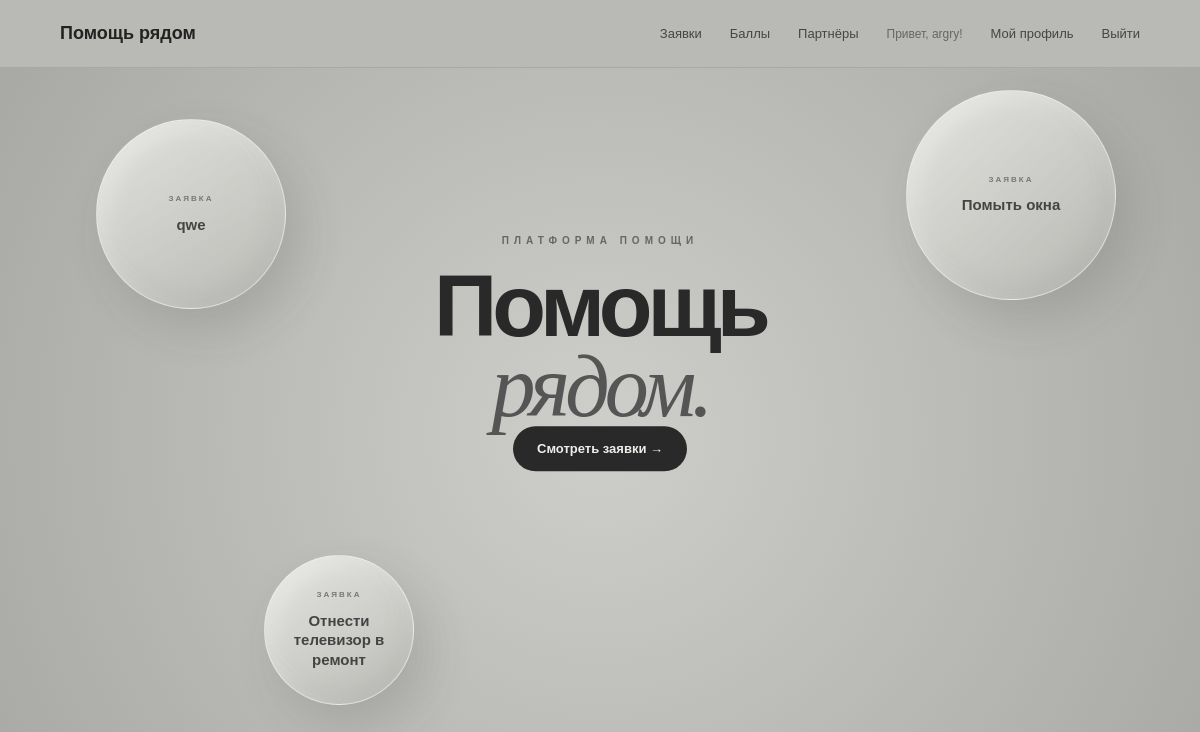
The page / (signed in) on the database its author committed.
### users/models.py (models this page shows)
class User(AbstractUser):
    class Role(models.TextChoices):
        PENSIONER = "pensioner", "Пенсионер"
        VOLUNTEER = "volunteer", "Волонтёр"
        PARTNER = "partner", "Партнёр"
        ADMIN = "admin", "Администратор"
    role = models.CharField(
        max_length=20,
        choices=Role.choices,
        default=Role.PENSIONER,
    )

### requests/models.py (models this page shows, shortened)
class HelpRequest(models.Model):
    class Category(models.TextChoices):
        PRODUCTS = "products", "Покупка продуктов"
        MEDICINES = "medicines", "Покупка лекарств"
        HOME = "home", "Помощь по дому"
        ACCOMPANIMENT = "accompaniment", "Сопровождение"
        TECH = "tech", "Помощь с техникой"
        COMMUNICATION = "communication", "Общение"
        OTHER = "other", "Другое"
    class Status(models.TextChoices):
        OPEN = "open", "Открыта"
        IN_PROGRESS = "in_progress", "В работе"
        COMPLETED = "completed", "Выполнена"
        CANCELLED = "cancelled", "Отменена"
    pensioner = models.ForeignKey(
        settings.AUTH_USER_MODEL,
        on_delete=models.CASCADE,
        related_name="help_requests",
    )
    title = models.CharField(max_length=200)
    description = models.TextField()
    category = models.CharField(
        max_length=30,
        choices=Category.choices,
    )
    address = models.CharField(max_length=255)
    status = models.CharField(
        max_length=20,
        choices=Status.choices,
        default=Status.OPEN,
    )
    created_at = models.DateTimeField(auto_now_add=True)
    completed_at = models.DateTimeField(
        null=True,
        blank=True,
    )

### users/views.py (the view)
# urls.py: path("", home, name="home"),
def home(request):
    help_requests = HelpRequest.objects.filter(
        status=HelpRequest.Status.OPEN
    ).order_by("-created_at")[:6]
    return render(
        request,
        "users/home.html",
        {
            "help_requests": help_requests,
        },
    )

### users/templates/users/home.html (shortened to what this page needs)
{% extends "base.html" %}
{% block content %}
<div class="bubble-home">
    {% for help_request in help_requests %}
        <div class="bubble bubble-{{ forloop.counter }}">
            <span>ЗАЯВКА</span>
            {{ help_request.title }}
        </div>
    {% endfor %}
    <div class="bubble-center">
        <div class="bubble-label">
            ПЛАТФОРМА ПОМОЩИ
        </div>
        <h1>
            Помощь<br>
            <em>рядом.</em>
        </h1>
        {% if user.is_authenticated %}
            <a href="{% url 'request_list' %}" class="bubble-button">
                Смотреть заявки →
            </a>
        {% else %}
            <a href="{% url 'register' %}" class="bubble-button">
                Присоединиться →
            </a>
        {% endif %}
    </div>
</div>
{% endblock %}

### templates/base.html (shortened to what this page needs)
{% load static %}
<!DOCTYPE html>
<html lang="ru">
<head>
    <link rel="stylesheet" href="{% static 'css/style.css' %}">
</head>
<body>
<header>
    <nav>
        <a href="/">Помощь рядом</a>
        <a href="/requests/">Заявки</a>
        <a href="/rewards/">Баллы</a>
        <a href="/partners/">Партнёры</a>
        {% if user.is_authenticated %}
            <span>Привет, {{ user.first_name|default:user.username }}!</span>
            <a href="{% url 'profile' %}">Мой профиль</a>
            <a href="{% url 'logout' %}">Выйти</a>
        {% else %}
            <a href="{% url 'login' %}">Войти</a>
            <a href="{% url 'register' %}">Регистрация</a>
        {% endif %}
    </nav>
</header>
<main>
    {% block content %}
    {% endblock %}
</main>
</body>
</html>

### static/css/style.css (style rules this page uses)
* { box-sizing: border-box; }
html, body { margin: 0; padding: 0; }
body { font-family: Arial, Helvetica, sans-serif; background: #b9b9b5; color: #292929; }
header { position: relative; z-index: 100; height: 68px; display: flex; align-items: center; padding: 0 5%; background: #b9b9b5; border-bottom: 1px solid rgba(40, 40, 40, 0.12); }
nav { width: 100%; display: flex; align-items: center; gap: 28px; }
nav a { color: #454545; text-decoration: none; font-size: 13px; transition: 0.2s; }
nav a:first-child { margin-right: auto; color: #222; font-size: 18px; font-weight: 700; }
nav span { color: #666; font-size: 12px; }
.bubble-home { position: relative; height: calc(100vh - 68px); min-height: 600px; overflow: hidden; background: radial-gradient( circle at 50% 50%, #cececa 0%, #b9b9b5 55%, #a8a8a5 100% ); }
.bubble-center { position: absolute; z-index: 20; top: 39%; left: 50%; width: 500px; transform: translate(-50%, -50%); text-align: center; }
.bubble-label { margin-bottom: 20px; color: #666; font-size: 10px; font-weight: 700; letter-spacing: 5px; }
.bubble-center h1 { margin: 0; font-size: 88px; line-height: 0.9; letter-spacing: -5px; font-weight: 700; }
.bubble-center h1 em { color: #555; font-family: Georgia, serif; font-weight: 400; }
.bubble-button { display: inline-block; padding: 15px 24px; background: #292929; color: #eeeeeb; text-decoration: none; border-radius: 30px; font-size: 13px; font-weight: 600; transition: 0.3s; }
.bubble { position: absolute; z-index: 5; display: flex; flex-direction: column; justify-content: center; padding: 28px; border-radius: 50%; background: linear-gradient( 145deg, rgba(235, 235, 231, 0.85), rgba(185, 185, 181, 0.55) ); border: 1px solid rgba(255, 255, 255, 0.45); box-shadow: 15px 20px 45px rgba(60, 60, 60, 0.16), inset -8px -10px 25px rgba(90, 90, 90, 0.08), inset 8px 8px 20px rgba(255, 255, 255, 0.3); color: #444; font-size: 15px; font-weight: 600; line-height: 1.3; text-align: center; animation: float 7s ease-in-out infinite; }
.bubble span { margin-bottom: 10px; color: #777; font-size: 8px; font-weight: 700; letter-spacing: 2px; }
.bubble-1 { width: 190px; height: 190px; left: 8%; top: 7%; animation-delay: -1s; }
.bubble-2 { width: 150px; height: 150px; left: 22%; bottom: 13%; animation-delay: -4s; }
.bubble-3 { width: 210px; height: 210px; right: 7%; top: 3%; animation-delay: -2s; }

### rows shown on the page
User: first_name "argry"
HelpRequest: title "qwe"
HelpRequest: title "Отнести телевизор в ремонт"
HelpRequest: title "Помыть окна"
